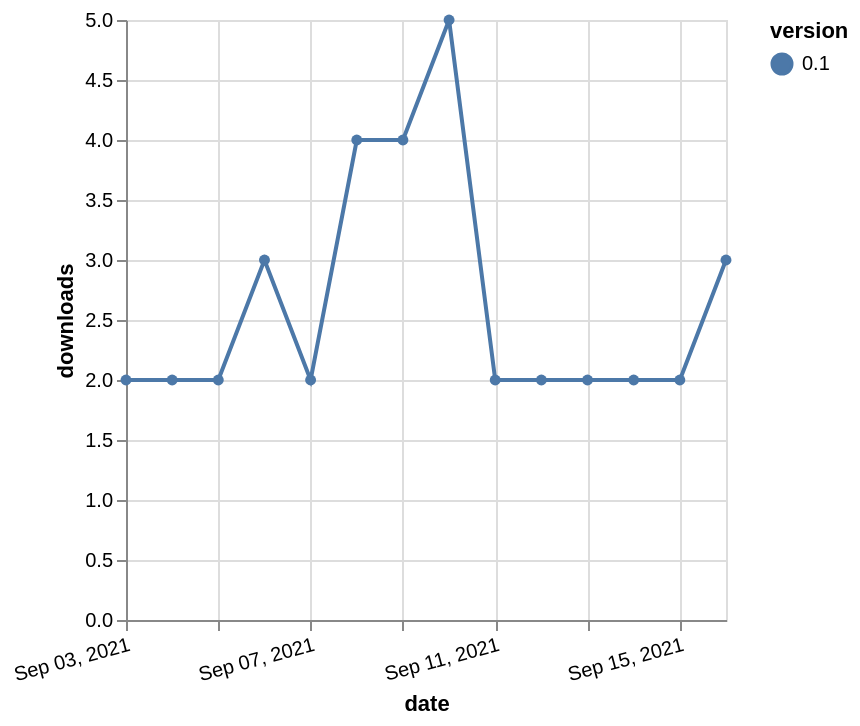

This figure's Vega-Lite source:
### Vega-Lite specification from a JSON file in a GitHub repository (floating-point values rounded to 4 significant figures)
{"$schema": "https://vega.github.io/schema/vega-lite/v5.json", "description": "A simple bar chart with embedded data.", "data": {"values": [{"date": "2021-09-03", "total": 4146, "delta": 2, "version": "0.1"}, {"date": "2021-09-04", "total": 4148, "delta": 2, "version": "0.1"}, {"date": "2021-09-05", "total": 4150, "delta": 2, "version": "0.1"}, {"date": "2021-09-06", "total": 4153, "delta": 3, "version": "0.1"}, {"date": "2021-09-07", "total": 4155, "delta": 2, "version": "0.1"}, {"date": "2021-09-08", "total": 4159, "delta": 4, "version": "0.1"}, {"date": "2021-09-09", "total": 4163, "delta": 4, "version": "0.1"}, {"date": "2021-09-10", "total": 4168, "delta": 5, "version": "0.1"}, {"date": "2021-09-11", "total": 4170, "delta": 2, "version": "0.1"}, {"date": "2021-09-12", "total": 4172, "delta": 2, "version": "0.1"}, {"date": "2021-09-13", "total": 4174, "delta": 2, "version": "0.1"}, {"date": "2021-09-14", "total": 4176, "delta": 2, "version": "0.1"}, {"date": "2021-09-15", "total": 4178, "delta": 2, "version": "0.1"}, {"date": "2021-09-16", "total": 4181, "delta": 3, "version": "0.1"}]}, "width": "container", "mark": {"type": "line", "point": {"filled": true}}, "encoding": {"x": {"field": "date", "type": "temporal", "timeUnit": "yearmonthdate", "title": "date", "axis": {"labelAngle": -15}}, "y": {"field": "delta", "type": "quantitative", "title": "downloads"}, "color": {"field": "version", "type": "nominal"}, "tooltip": {"field": "delta"}}}
